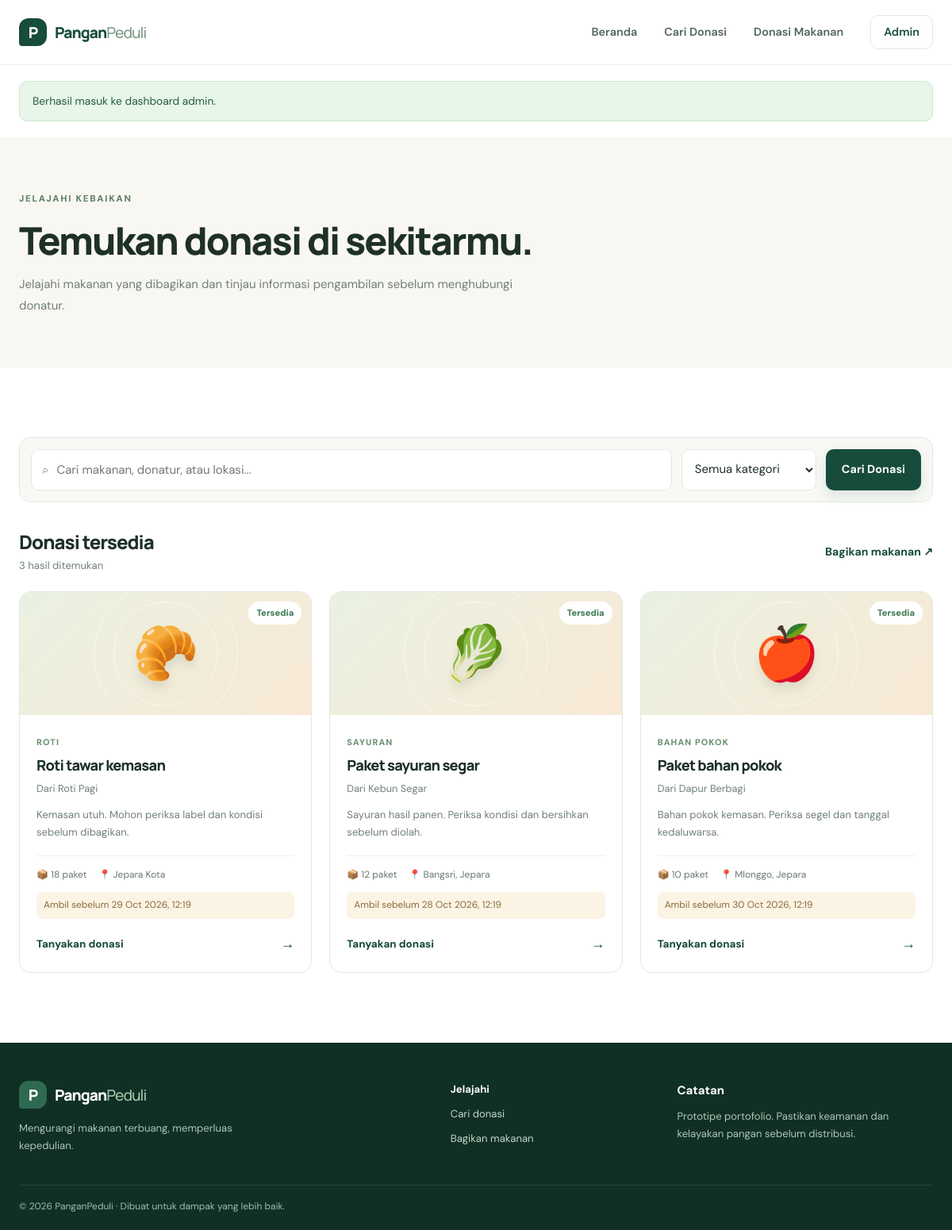
/donasi.php (signed in), run on the app's committed database.
### tables this page shows
CREATE TABLE donations (
  id INT UNSIGNED AUTO_INCREMENT PRIMARY KEY,
  donor_name VARCHAR(100) NOT NULL,
  email VARCHAR(190) NOT NULL,
  title VARCHAR(120) NOT NULL,
  category ENUM('Buah','Sayuran','Roti','Makanan Siap Saji','Bahan Pokok','Lainnya') NOT NULL,
  quantity INT UNSIGNED NOT NULL,
  unit ENUM('porsi','paket','kg','buah','kotak','bungkus') NOT NULL DEFAULT 'porsi',
  location VARCHAR(180) NOT NULL,
  expiry_at DATETIME NOT NULL,
  description VARCHAR(1200) DEFAULT NULL,
  status ENUM('Tersedia','Dipesan','Diambil','Selesai','Ditolak') NOT NULL DEFAULT 'Tersedia',
  created_at TIMESTAMP DEFAULT CURRENT_TIMESTAMP,
  INDEX idx_status_expiry (status, expiry_at),
  INDEX idx_category (category),
  INDEX idx_created_at (created_at)
);

### includes/functions.php (called while the page is built, shortened)
<?php
function e(?string $value): string {
    return htmlspecialchars($value ?? '', ENT_QUOTES, 'UTF-8');
}

### donasi.php (the view, shortened to what this page needs)
<?php
require_once __DIR__ . '/config/database.php';
require_once __DIR__ . '/includes/functions.php';
$q = trim((string)($_GET['q'] ?? ''));
$sql = "SELECT id, title, category, quantity, unit, location, expiry_at, donor_name, description FROM donations WHERE status='Tersedia' AND expiry_at > NOW()";
$params = [];
$sql .= " ORDER BY created_at DESC";
$stmt = $pdo->prepare($sql); $stmt->execute($params); $donations = $stmt->fetchAll();
require __DIR__ . '/includes/header.php';
?>
<section class="page-hero"><div class="container"><span class="eyebrow">JELAJAHI KEBAIKAN</span><h1>Temukan donasi di sekitarmu.</h1><p>Jelajahi makanan yang dibagikan dan tinjau informasi pengambilan sebelum menghubungi donatur.</p></div></section>
<section class="section"><div class="container">
  <form class="filter-bar" method="get"><label class="search-field"><span>⌕</span><input type="search" name="q" value="<?= e($q) ?>" placeholder="Cari makanan, donatur, atau lokasi..."></label><select name="kategori" aria-label="Filter kategori"><option value="">Semua kategori</option></select><button class="btn btn-primary" type="submit">Cari Donasi</button></form>
  <div class="results-heading"><div><h2>Donasi tersedia</h2><p><?= count($donations) ?> hasil ditemukan</p></div><a class="text-link" href="buat-donasi.php">Bagikan makanan ↗</a></div>
  <?php if ($donations): ?><div class="donation-grid">
  <?php foreach ($donations as $item): ?>
    <article class="donation-card"><div class="food-card-art"><span><?= $item['category'] === 'Sayuran' ? '🥬' : ($item['category'] === 'Roti' ? '🥐' : ($item['category'] === 'Makanan Siap Saji' ? '🍱' : '🍎')) ?></span><span class="status-pill">Tersedia</span></div><div class="donation-body"><span class="category-label"><?= e($item['category']) ?></span><h3><?= e($item['title']) ?></h3><p class="donor-line">Dari <?= e($item['donor_name']) ?></p><p class="card-description"><?= e($item['description']) ?></p><div class="card-meta"><span>📦 <?= (int)$item['quantity'] . ' ' . e($item['unit']) ?></span><span>📍 <?= e($item['location']) ?></span></div><div class="expiry-note">Ambil sebelum <?= date('d M Y, H:i', strtotime($item['expiry_at'])) ?></div><a class="card-link" href="mailto:admin@panganpeduli.local?subject=Informasi%20donasi%20<?= rawurlencode($item['title']) ?>">Tanyakan donasi <span>→</span></a></div></article>
  <?php endforeach; ?></div><?php else: ?><div class="empty-state"><span>🔎</span><h3>Belum ada donasi yang cocok</h3><p>Coba kata kunci atau kategori lain, atau jadilah donatur pertama.</p><a class="btn btn-primary" href="buat-donasi.php">Buat Donasi</a></div><?php endif; ?>
</div></section>
<?php require __DIR__ . '/includes/footer.php'; ?>

### assets/css/style.css (style rules this page uses)
:root { --green:#174c3c;--green-dark:#10382d;--green-mid:#2f7159;--mint:#e9f2eb;--cream:#f8f7f1;--cream2:#f0eee5;--ink:#1e3028;--muted:#718078;--line:#e3e8e1;--white:#fff;--gold:#e3b765;--shadow:0 16px 42px rgba(26,61,45,.08) }
* { box-sizing:border-box }
html { scroll-behavior:smooth }
body { margin:0;background:#fff;color:var(--ink);font-family:'DM Sans',sans-serif;font-size:15px;line-height:1.65 }
h1,h2,h3 { font-family:Manrope,sans-serif;line-height:1.2;letter-spacing:-.04em;margin:0;color:var(--ink) }
h1 { font-size:clamp(2.5rem,5vw,4.45rem);font-weight:800 }
h2 { font-size:clamp(1.8rem,3vw,2.65rem);font-weight:800 }
h3 { font-size:1.14rem;font-weight:750 }
p { margin:0;color:var(--muted) }
a { color:inherit;text-decoration:none }
button,input,select,textarea { font:inherit }
.container { width:min(1160px,calc(100% - 48px));margin-inline:auto }
.eyebrow { display:inline-flex;align-items:center;gap:9px;color:#5d8068;font-size:.72rem;font-weight:800;letter-spacing:.15em }
.btn { display:inline-flex;align-items:center;justify-content:center;gap:14px;border:1px solid transparent;border-radius:10px;padding:13px 19px;font-size:.9rem;font-weight:700;cursor:pointer;transition:transform .2s,background .2s }
.btn-primary { background:var(--green);color:#fff;box-shadow:0 7px 16px #174c3c20 }
.section { padding:88px 0 }
.text-link { color:var(--green);font-weight:700;font-size:.88rem;white-space:nowrap }
.donation-grid { display:grid;grid-template-columns:repeat(3,minmax(0,1fr));gap:22px }
.donation-card { border:1px solid var(--line);border-radius:15px;overflow:hidden;background:#fff;transition:transform .2s,box-shadow .2s }
.food-card-art { height:155px;background:linear-gradient(135deg,#eaf1e2,#f8e9d5);display:grid;place-items:center;position:relative;overflow:hidden }
.food-card-art:before,.food-card-art:after { content:"";position:absolute;border:1px solid #fff8;border-radius:50%;width:180px;height:180px }
.food-card-art:after { width:130px;height:130px }
.food-card-art>span:first-child { font-size:4.2rem;z-index:1;filter:drop-shadow(0 9px 6px #314b241b) }
.food-card-art .status-pill { position:absolute;right:12px;top:12px;border-radius:30px;background:#fff;color:#3d7950;font-size:.7rem;font-weight:800;padding:5px 10px;z-index:2 }
.donation-body { padding:21px }
.category-label { color:#69906f;text-transform:uppercase;letter-spacing:.1em;font-size:.68rem;font-weight:800 }
.donation-body h3 { margin:7px 0 }
.donor-line { font-size:.8rem }
.card-description { font-size:.82rem;margin-top:12px;line-height:1.7 }
.card-meta { display:flex;flex-wrap:wrap;gap:9px 15px;margin-top:17px;padding-top:14px;border-top:1px solid #eef0eb;color:#69796e;font-size:.75rem }
.card-link { display:flex;justify-content:space-between;align-items:center;margin-top:17px;color:var(--green);font-size:.84rem;font-weight:800 }
.card-link span { font-size:1.1rem }
.expiry-note { font-size:.75rem;color:#8b6b39;background:#fbf4e5;border-radius:7px;padding:7px 9px;margin-top:12px }
.page-hero { background:var(--cream);padding:64px 0 }
.page-hero h1 { font-size:clamp(2.2rem,4vw,3.35rem);margin:13px 0 }
.page-hero p { max-width:660px;line-height:1.8 }
.filter-bar { display:flex;gap:12px;margin-bottom:36px;padding:14px;background:#f8f9f5;border:1px solid var(--line);border-radius:14px }
.search-field { display:flex;align-items:center;gap:10px;flex:1;background:#fff;border:1px solid var(--line);border-radius:9px;padding:0 13px;color:#809084 }
.search-field input { width:100%;border:0;outline:0;padding:12px 0;background:transparent }
.filter-bar select,.table-heading select { border:1px solid var(--line);border-radius:9px;padding:0 12px;background:#fff;color:var(--ink);min-width:170px }
.results-heading { display:flex;align-items:center;justify-content:space-between;margin-bottom:22px }
.results-heading h2 { font-size:1.5rem;margin-bottom:4px }
.results-heading p { font-size:.82rem }

### data on the page
donations: category "ROTI", title "Roti tawar kemasan", donor_name "Roti Pagi", description "Kemasan utuh. Mohon periksa label dan kondisi sebelum dibagikan.", quantity "18", unit "paket", location "Jepara Kota", expiry_at "29 Oct 2026, 12:19"
donations: category "SAYURAN", title "Paket sayuran segar", donor_name "Kebun Segar", description "Sayuran hasil panen. Periksa kondisi dan bersihkan sebelum diolah.", quantity "12", unit "paket", location "Bangsri, Jepara", expiry_at "28 Oct 2026, 12:19"
donations: category "BAHAN POKOK", title "Paket bahan pokok", donor_name "Dapur Berbagi", description "Bahan pokok kemasan. Periksa segel dan tanggal kedaluwarsa.", quantity "10", unit "paket", location "Mlonggo, Jepara", expiry_at "30 Oct 2026, 12:19"

### other printed values
$flash['message'] "Berhasil masuk ke dashboard admin."
count($donations) "3"
